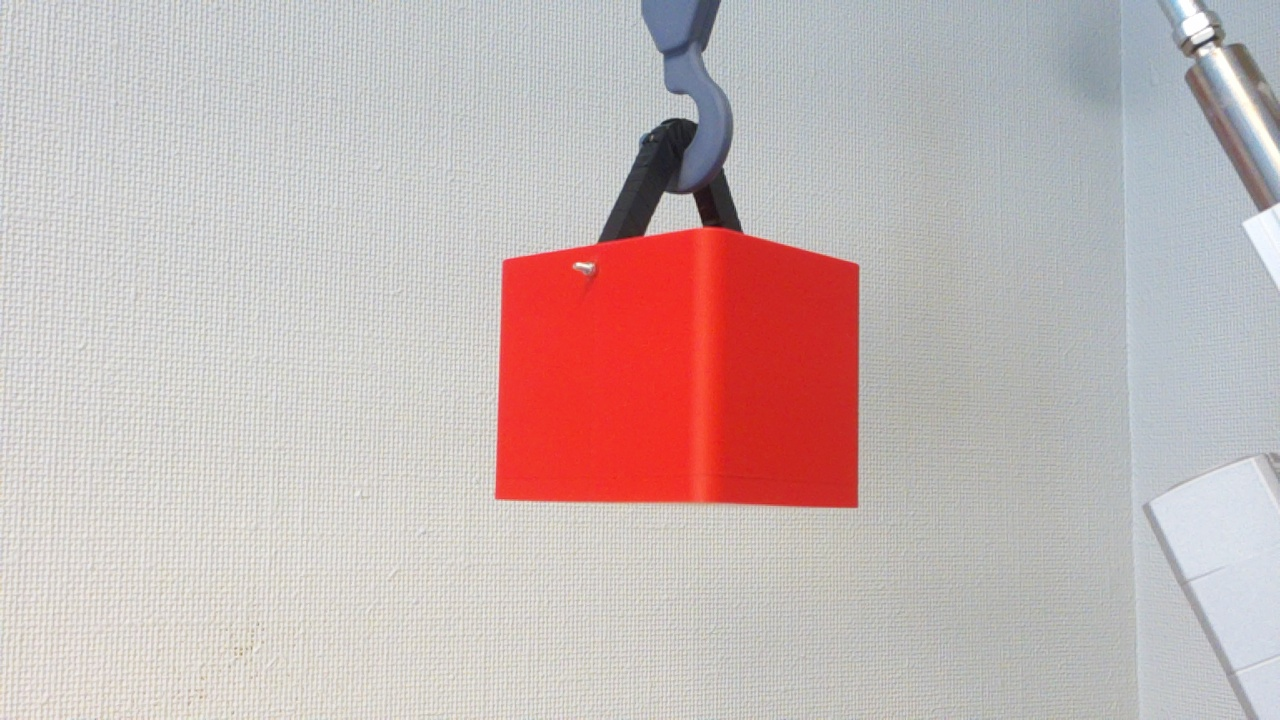
#> input picture src/object_recognition/python/1.jpg, 1280 x 720 px
$ jupyter execute --allow-errors canny_edge.ipynb
#> lines starting #> are read from the running program, lines starting #| are printed output that depends on the picture; after the words box and inside, x2 and y2 are one past the last pixel; in counts of white or black regions, pixels touching at a corner belong together
[cell 1]
import numpy as np
import matplotlib as mpl
import matplotlib.pyplot as plt
import cv2 as cv
import time as t
import imutils
import math

[cell 2]
mpl.rc('axes', titlesize=14)
mpl.rc('xtick', labelsize=12)
mpl.rc('ytick', labelsize=12)

# Routine to fix the image
def fix_image(image):
    return cv.cvtColor(image, cv.COLOR_BGR2RGB)

def distance(pt1, pt2):
    (x1, y1), (x2, y2) = pt1, pt2
    dist = math.sqrt( (x2 - x1)**2 + (y2 - y1)**2 )
    return dist, x1, y1, x2, y2

def fuse_contours(image, contours):
    best_contours_points = []

    mask = np.zeros_like(image, dtype=np.uint8)

    # Loop through the contours and find the best ones to fill
    for cnts in contours:
        if cv.arcLength(cnts, False) > 1000:
            for p in cnts:
                best_contours_points.append(p)
                print(p)
            cv.drawContours(mask, [cnts], -1, (255, 255, 255), -1)
    plt.imshow(mask, cmap='gray')
    plt.show()
    plt.axis('off')
    return best_contours_points

def avarage_points(thresh: int, coordinates):
    # coordinates.reverse()
    avaregae_coord = []

    for i in range(len(coordinates) - 1):
        n, x_sum, y_sum = 0, 0, 0
        dist, x1, y1, x2, y2 = distance(coordinates[i], coordinates[i + 1])
        if dist < thresh: # If distance is lower, then calculate the average
            x_sum += x1
            y_sum += y1
            n += 1
        else:
            avaregae_coord.append(tuple(x_sum // n, y_sum // n))
            n, x_sum, y_sum = 0, 0, 0

[cell 3]
image = cv.imread("1.jpg")
#> image is the input picture: shape (720, 1280, 3); mean B, G, R 180.4, 181.3, 198.6

# COnvert to grayscale
gray = cv.cvtColor(image, cv.COLOR_BGR2GRAY)
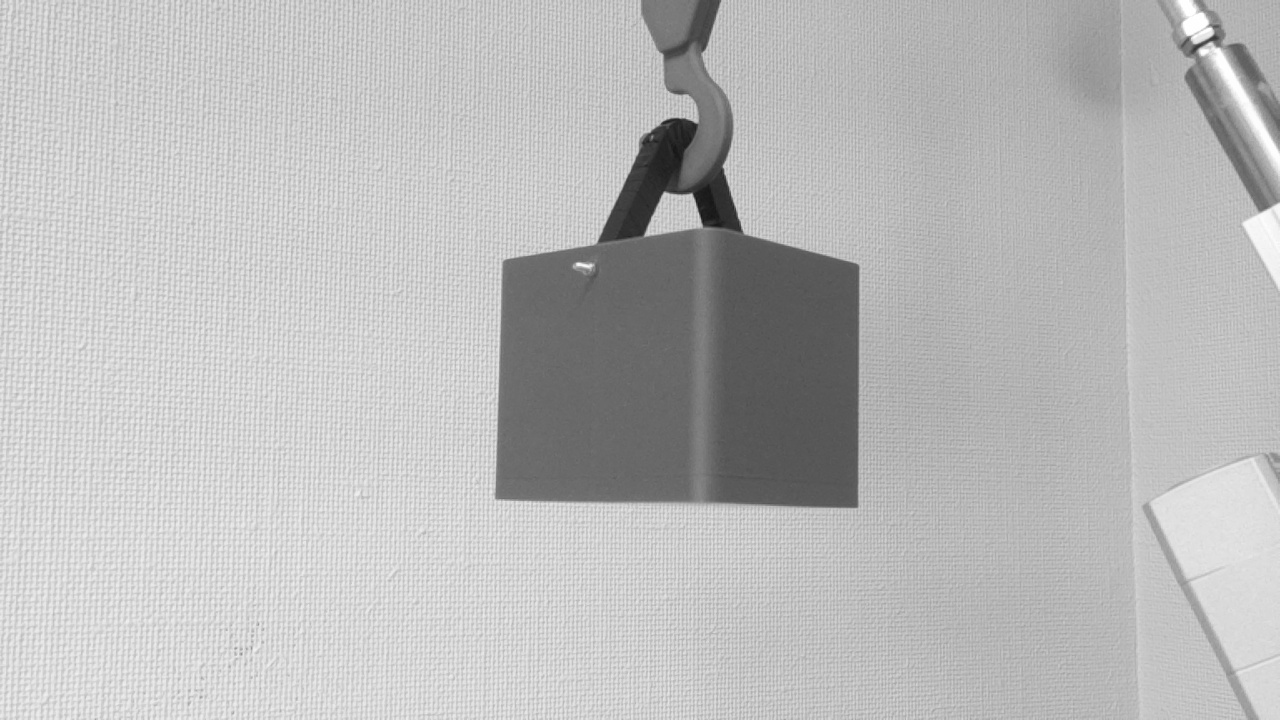
#> gray: shape (720, 1280); min 18, max 255, mean 186.4

thresh = cv.threshold(gray, 140, 255, cv.THRESH_BINARY_INV)[1]
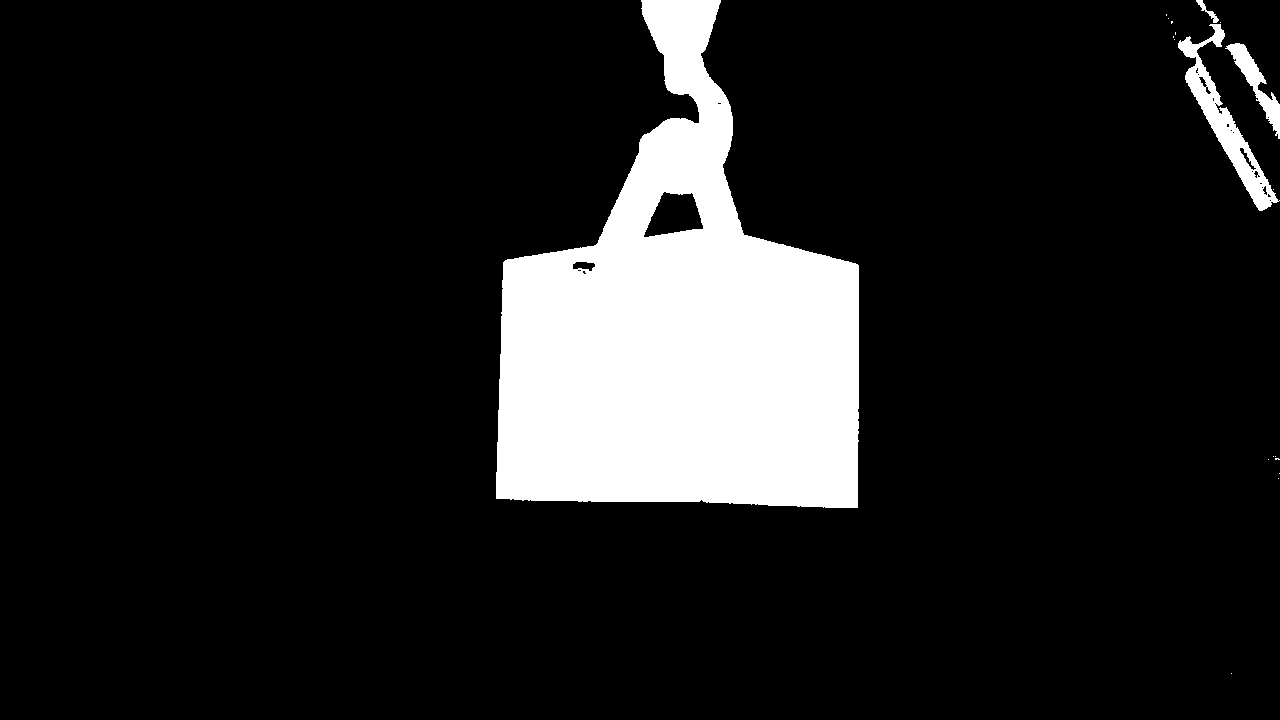
#> thresh: shape (720, 1280); 12.4% white; 19 white regions (15 under 20 px), largest, box (x1, y1, x2, y2) and area: (496, 0, 859, 508) 109265, (1178, 24, 1280, 211) 3950, (1225, 43, 1280, 139) 1353, (1196, 0, 1219, 23) 134


plt.imshow(fix_image(thresh))

# Contour Approximation

[cell 4]
# Read image
image = cv.imread("1.jpg")

# COnvert to grayscale
gray = cv.cvtColor(image, cv.COLOR_BGR2GRAY)

# smooth the image
gray = cv.GaussianBlur(gray, (5, 1), 0)
# bi = cv.bilateralFilter(gray, 5, 75, 75)
# smooth = cv.GaussianBlur(gray, (5, 7), 0)

canny = cv.Canny(gray, 100, 300)
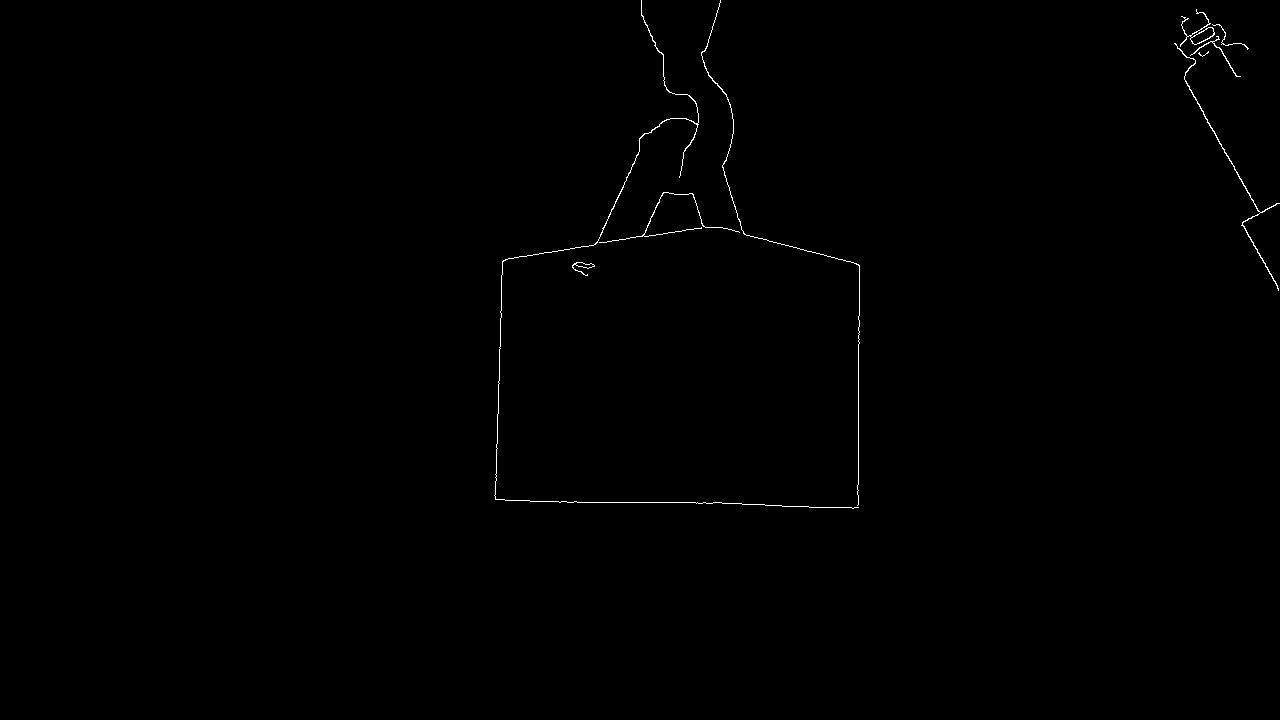
#> canny: shape (720, 1280); 0.32% white in thin lines or dots, all inside (x1, y1, x2, y2) = (494, 0, 1280, 509)
plt.imshow(fix_image(canny))
plt.show()

contours_raw, hierarky = cv.findContours(canny, cv.RETR_EXTERNAL, cv.CHAIN_APPROX_SIMPLE)
#> contours_raw = 9 contours, 2 with area under 20; largest, box (x1, y1, x2, y2) and area: (1180, 9, 1215, 47) 244, (1174, 43, 1280, 291) 140, (494, 0, 859, 509) 94, (572, 262, 595, 276) 72, (701, 0, 860, 506) 41, (1190, 36, 1241, 77) 36, (599, 192, 740, 243) 22
contours = [cnt for cnt in contours_raw if cv.arcLength(cnt, False) > 1000]
#> contours = 2 contours; box (x1, y1, x2, y2) and area: (494, 0, 859, 509) 94, (701, 0, 860, 506) 41

#> (the rest of this cell did not finish here and is left out)

#> the loop in avarage_points, `for i in range(len(coordinates) - 1):` made 1 pass
#> (n, x_sum, y_sum) on pass 1: (0, 0, 0)
#> after the loop in avarage_points, `for i in range(len(coordinates) - 1):`: avaregae_coord = []

print(avarage_p1)


for i in range(len(contours)):
    output = image.copy()
    hull = cv.convexHull(contours[i], returnPoints=True)
    print(hull)
    cv.drawContours(output, hull, -1 , (0, 255, 0), 6)
    plt.imshow(fix_image(output))
    plt.show()

for cnt in contours:
    print("Area: ", cv.contourArea(cnt))
    print("Perimeter: ", cv.arcLength(cnt, False))
    print("Number of points: ", len(cnt))
    print("Bounding Rect: ", cv.boundingRect(cnt))
    print("Bounding Box: ", cv.minAreaRect(cnt))
    approx = cv.approxPolyDP(cnt, 0.01 * cv.arcLength(cnt, True), True)

    # cv.circle(image, c, 5, (255, 0, 0), -1)

    output = image.copy()
    for points in approx:
        cv.circle(output, tuple(points[0]), 5, (255, 0, 0), -1)
    plt.imshow(fix_image(output))
    plt.show()


print("Fuse contours")
best = fuse_contours(image, contours, hierarky)

print(best)

# cv.drawContours(image, [best], -1 , (0, 255, 0), 2)
plt.imshow(fix_image(output))
plt.show()

$ run again, with src/object_recognition/python/image.jpg copied over src/object_recognition/python/1.jpg
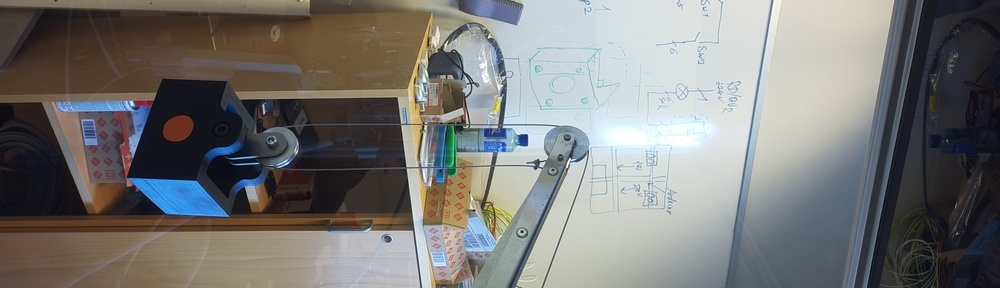
#> input picture src/object_recognition/python/image.jpg, 1000 x 288 px, shrunk from 3000 x 864 before the run
#> image is the input picture: shape (288, 1000, 3); mean B, G, R 118, 120.2, 120.7
#> `thresh = cv.threshold(gray, 140, 255, cv.THRESH_BINARY_INV)[1]`:
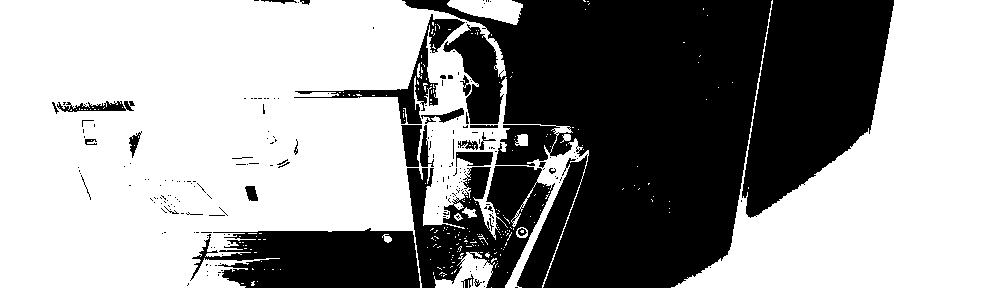
#> thresh: shape (288, 1000); 59.9% white; 221 black regions (189 under 20 px), largest, box (x1, y1, x2, y2) and area: (402, 0, 772, 288) 67216, (742, 0, 894, 218) 21590, (190, 228, 420, 288) 10564
#> `canny = cv.Canny(gray, 100, 300)`:
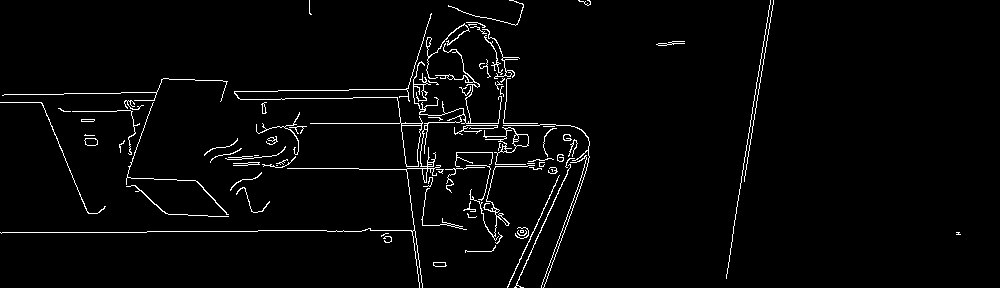
#> canny: shape (288, 1000); 2.7% white in thin lines or dots
#> contours_raw = 84 contours, 64 with area under 20; largest, box (x1, y1, x2, y2) and area: (234, 13, 432, 167) 678, (483, 127, 529, 165) 415, (0, 43, 502, 288) 220, (469, 165, 535, 241) 94, (84, 138, 98, 146) 80
#> contours = 2 contours; box (x1, y1, x2, y2) and area: (234, 13, 432, 167) 678, (0, 43, 502, 288) 220
#> the loop in avarage_points, `for i in range(len(coordinates) - 1):` made 1 pass
#> (n, x_sum, y_sum) on pass 1: (0, 0, 0)
#> after the loop in avarage_points, `for i in range(len(coordinates) - 1):`: avaregae_coord = []

$ run again, with src/object_recognition/python/short_image.jpg copied over src/object_recognition/python/1.jpg
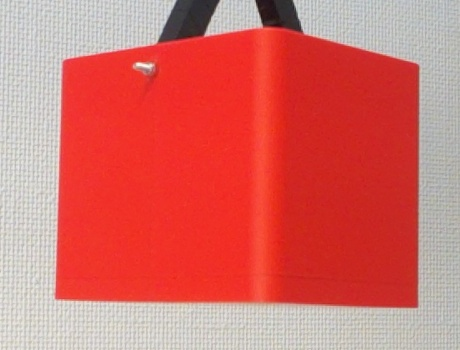
#> input picture src/object_recognition/python/short_image.jpg, 460 x 350 px
#> image is the input picture: shape (350, 460, 3); mean B, G, R 102.7, 108.1, 213.5
#> `thresh = cv.threshold(gray, 140, 255, cv.THRESH_BINARY_INV)[1]`:
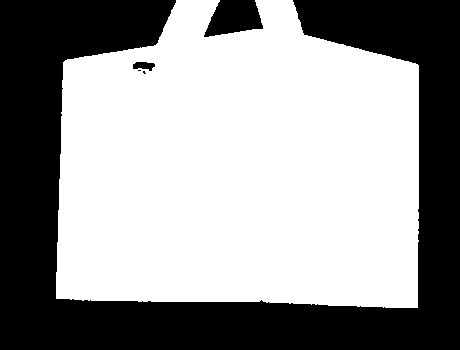
#> thresh: shape (350, 460); 59.5% white; 5 black regions (2 under 20 px), largest, box (x1, y1, x2, y2) and area: (0, 0, 460, 350) 63499, (204, 0, 263, 37) 1534, (133, 62, 155, 71) 137
#> `canny = cv.Canny(gray, 100, 300)`:
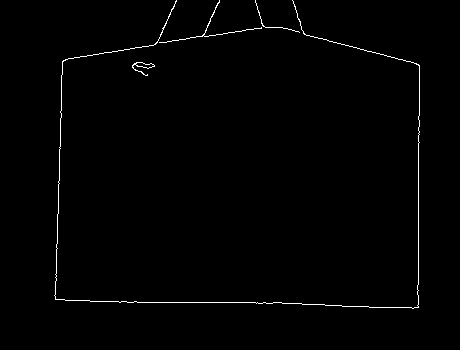
#> canny: shape (350, 460); 0.89% white in thin lines or dots, all inside (x1, y1, x2, y2) = (54, 0, 420, 309)
#> contours_raw = 4 contours, 2 with area under 20; largest, box (x1, y1, x2, y2) and area: (132, 62, 155, 76) 74, (54, 0, 420, 309) 25
#> contours = 1 contour; box (x1, y1, x2, y2) and area: (54, 0, 420, 309) 25
#> the loop in avarage_points, `for i in range(len(coordinates) - 1):` made 1 pass
#> (n, x_sum, y_sum) on pass 1: (0, 0, 0)
#> after the loop in avarage_points, `for i in range(len(coordinates) - 1):`: avaregae_coord = []
